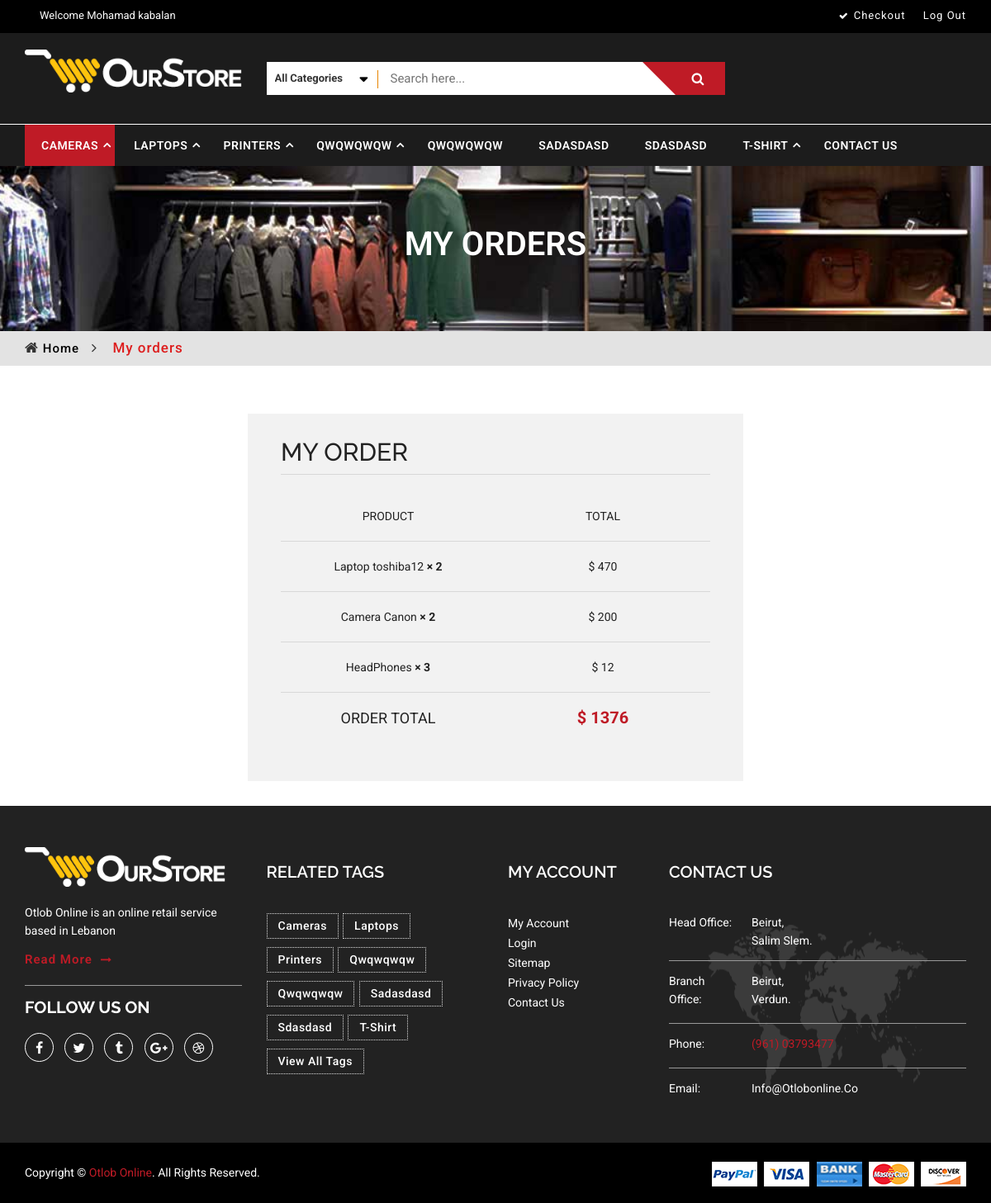
/beta/myorders.php (signed in), run on the app's committed database.
### tables this page shows
CREATE TABLE `categories` (
  `id` int(11) NOT NULL,
  `name` text NOT NULL,
  `image` text NOT NULL
);

CREATE TABLE `order_item` (
  `orderItemID` int(11) NOT NULL,
  `order_ID` int(11) NOT NULL,
  `item_ID` int(11) NOT NULL,
  `quantity` int(11) NOT NULL,
  `color` text NOT NULL,
  `size` text NOT NULL
);

CREATE TABLE `items` (
  `id` int(11) NOT NULL,
  `name` text NOT NULL,
  `price` double NOT NULL,
  `discount` int(11) NOT NULL,
  `text` text NOT NULL,
  `OutOfStock` int(11) NOT NULL,
  `category_ID` int(11) NOT NULL,
  `subCategory_ID` int(11) NOT NULL,
  `NewArrival` int(11) NOT NULL,
  `NewArrivalStopDate` date NOT NULL,
  `discountStopDate` date NOT NULL,
  `brandID` int(11) NOT NULL
);

### beta/myorders.php (the view, shortened to what this page needs)
<!doctype html>
<html class="no-js" lang="en">
    <head>
		<link rel="stylesheet" href="style.css">
    </head>
    <body>
        <?php include("header.php"); ?>
            <div class="single-banner-top">
                <div class="container">
                    <div class="row">
                        <div class="col-lg-12 col-md-12 col-sm-12 col-xs-12 text-center">
                            <div class="single-ban-top-content">
                                <p>My Orders</p>
                            </div>
                        </div>
                    </div>
                </div>
            </div>
            <div class="signle-heading">
                <div class="container">
                    <div class="row">
                        <div class="col-lg-12">
                            <div class="shop-head-menu">
                                <ul>
                                    <li><i class="fa fa-home"></i><a class="shop-home" href="index.php"><span>Home</span></a><span><i class="fa fa-angle-right"></i></span></li>
                                    <li class="shop-pro">My orders</li>
                                </ul>
                            </div>
                        </div>
                    </div>
                </div>
            </div>
            <div class="checkout-area">
                <div class="container-fluid">
                    <div class="row" style="">
                        <form action="#">
                            <div style="max-width: 600px;margin: 0 auto;">
                                <div class="your-order">
                                    <h3>My order</h3>
                                    <div class="your-order-table table-responsive">
                                        <table>
                                            <thead>
                                                <tr>
                                                    <th class="product-name">Product</th>
                                                    <th class="product-total">Total</th>
                                                </tr>
                                            </thead>
                                            <tbody>
                                            <?php if(!empty($_SESSION['userName'])){
                                            $clientID=$_SESSION['userID'];
                                            $stmt = $con->prepare("SELECT * FROM orders WHERE ClientID = ? AND Status ='Pending'");
                                            $stmt->bind_param("i",$clientID);
                                            $stmt->execute();
                                            $result = $stmt->get_result();
                                            $row = $result->fetch_array();
                                            $orderID=$row['ID'];
                                            $result = $con->query("SELECT items.id,items.name,items.price,items.discount,items.discountStopDate,order_item.quantity,order_item.color,itemimages.link FROM `order_item`
inner join items on order_item.item_ID=items.id
inner join itemimages on items.id=itemimages.itemID
WHERE `order_ID`='$orderID' and itemimages.main=1");
                                            $currentDate=date("Y-m-d");
                                                $subTotal=0;
                                                while( $row = $result->fetch_array()){
                                                    list($itemsID,$name,$price,$discount,$discountStopDate,$quantity,$color,$link)=$row;
                                                    if($currentDate > $discountStopDate){
                                                        $discount=0;
                                                    }
                                                    $finalItemPrice=$price - ($price * $discount/100);
                                                    $subTotal+=$finalItemPrice *$quantity;
                                                    ?>
                                                    <tr class="cart_item">
                                                        <td class="product-name">
                                                            <?=$name;?> <strong class="product-quantity"> × <?=$quantity;?></strong>
                                                        </td>
                                                        <td class="product-total">
                                                            <span class="amount">$ <?=$finalItemPrice;?></span>
                                                        </td>
                                                    </tr>
                                           <?php }
                                            } else{
                                                header("Location:index.php");
                                            }
                                            ?>
                                            </tbody>
                                            <tfoot>
                                                <tr class="order-total">
                                                    <th>Order Total</th>
                                                    <td><strong><span class="amount">$ <?=$subTotal;?></span></strong>
                                                    </td>
                                                </tr>
                                            </tfoot>
                                        </table>
                                    </div>
                                </div>
                            </div>
                        </form>
                    </div>
                </div>
            </div>
            <?php include("footer.php"); ?>
    </body>
</html>

### beta/header.php (shortened to what this page needs)
<?php
include("admin/config.php"); ?>
<header>
    <div class="header-top-wrap">
        <div class="container">
            <div class="row">
                <div class="col-lg-6 col-md-6 col-sm-6 col-xs-12">
                    <div class="header-top-left">
                        <div class="welcome-mg hidden-xs"><span><?php if(!empty($_SESSION['userName'])){ echo "Welcome ".  $_SESSION['userName']; } ?> </span></div>
                    </div>
                </div>
                <div class="col-lg-6 col-md-6 col-sm-6 col-xs-12">
                    <div class="header-top-right">
                        <div class="top-link-wrap">
                            <div class="single-link">
                                <div class="check"><a href="myorders.php"><span class="">Checkout</span></a></div>
                         <?php if(!empty($_SESSION['userName'])){ ?>       <div class="logout"><a href="logout.php"><span class="">Log Out</span></a></div><?php }else{ ?> <div class="login"><a href="login.php"><span class="">Log In</span></a></div>  <?php } ?>
                            </div>
                        </div>
                    </div>
                </div>
            </div>
        </div>
    </div>
    <div class="header-mid-wrap">
        <div class="container">
            <div class="header-mid-content">
                <div class="row">
                    <div class="col-lg-3 col-md-3 col-sm-3 col-xs-12">
                        <div class="header-logo">
                            <a href="index.php"><img src="images/logo/1.png" alt="OurStore"></a>
                        </div>
                    </div>
                    <div class="col-lg-6 col-md-6 col-sm-6 col-xs-12">
                        <div id="search-category-wrap">
                            <form class="header-search-box" id="formHeader" action="#" method="post">
                                <div class="search-cat">
                                    <select id="category" class="category-items" name="category">
                                        <option value="0">All Categories</option>
                                        <?php
                                        $result = $con->query("SELECT * FROM `categories` order by name asc");
                                        while($row = $result->fetch_array()) {
                                            $catID = $row['id'];
                                            $catName = $row['name'];
                                        ?>
                                            <?php
                                        }
                                        ?>
                                    </select>
                                </div>
                                <input type="search" placeholder="Search here..." id="text-search" name="search">
                                <button id="btn-search-category" type="submit">
                                    <i class="fa fa-search"></i>
                                </button>
                            </form>
                        </div>
                    </div>
                    <div class="col-lg-3 col-md-3 col-sm-3 col-xs-12 headerOrderDiv" >
                    </div>
                </div>
            </div>
        </div>
    </div>
    <div class="mainmenu-area hidden-sm hidden-xs">
        <div id="sticker">
            <div class="container">
                <div class="row">
                    <div class="col-lg-12 col-md-12 hidden-sm hidden-xs">
                        <div class="mainmenu">
                            <nav>
                                <ul id="nav">
<?php
$result = $con->query("SELECT * FROM categories order by name asc");
while($row = $result->fetch_array()){
    list($catID,$catName,$catImage)=$row;
    $result1 = $con->query("SELECT * FROM subcategories WHERE  category_ID='$catID' order by name asc");
    $count1=$result1->num_rows;
?>
                                    <li <?php if($count1 > 0){ ?>class="angle-down"<?php } ?> ><a data-catid="<?=$catID;?>" data-subcatid="0" class="handCursor getItems"><?=$catName;?></a>
                                    </li>
<?php }?>
                                    <li><a href="contact-us.php">Contact Us</a></li>
                                </ul>
                            </nav>
                        </div>
                    </div>
                </div>
            </div>
        </div>
    </div>
</header>

### beta/footer.php
<footer class="footer-area">
    <div class="footer-top-area">
        <div class="container">
            <div class="row">
                <div class="col-lg-3 col-md-3 col-sm-5 col-xs-12">
                    <div class="footer-logo">
                        <a href="index.html"><img src="images/logo/1.png" alt="Logo Demo"></a>
                    </div>
                    <div class="footer-top-content">
                        <p class="des">Otlob Online  is an online retail service based in Lebanon </p>
                        <div class="footer-read-more">
                            <a href="#">read more</a>
                            <span><i class="fa fa-long-arrow-right"></i></span>
                        </div>
                    </div>
                    <div class="social-icon">
                        <h4>FOLLOW US ON</h4>
                        <a class="faceb" href="https://www.facebook.com/otlobb/" title="Facebook"><i class="fa fa-facebook"></i></a>
                        <a class="twitt" href="#" title="Twitter" ><i class="fa fa-twitter"></i></a>
                        <a class="tumb" href="#" title="Tumblr"><i class="fa fa-tumblr"></i></a>
                        <a class="google" href="#" title="Google-plus"><i class="fa fa-google-plus"></i></a>
                        <a class="dribb" href="#" title="Dribbble"><i class="fa fa-dribbble"></i></a>
                    </div>
                </div>
                <div class="tag-area">
                    <div class="col-lg-3 col-md-3 col-sm-4 col-xs-12">
                        <h3 class="wedget-title">Related Tags</h3>
                        <div class="footer-top-content">
                            <ul>
<?php
$result = $con->query("SELECT * FROM categories order by name asc");
while($row = $result->fetch_array()){
    list($catID,$catName,$catImage)=$row;
    ?>
                                <li><a data-catid="<?=$catID;?>" data-subcatid="0" class="handCursor getItems"><?=$catName;?></a></li>
                                <?php } ?>
                            </ul>
                            <div class="view-all-tag">
                                <ul>
                                    <li><a href="#">View All Tags</a></li>
                                </ul>
                            </div>
                        </div>
                    </div>
                </div>
                <div class="footer-account-area footer-none">
                    <div class="col-lg-2 col-md-2 col-sm-3 col-xs-12">
                        <h3 class="wedget-title">My account</h3>
                        <div class="footer-top-content">
                            <ul>
                                <li><a href="my-account.php">My Account</a></li>
                                <li><a href="login.php">Login</a></li>
                                <li><a href="#">Sitemap</a></li>
                                <li><a href="#">Privacy Policy</a></li>
                                <li><a href="contact-us.php">Contact Us</a></li>
                            </ul>
                        </div>
                    </div>
                </div>
                <div class="footer-contact-info">
                    <div class="col-lg-4 col-md-4 col-sm-6 col-xs-12">
                        <h3 class="wedget-title">Contact Us</h3>
                        <div class="footer-contact">
                            <p class="adress"><label>Head Office:</label><span class="ft-content">Beirut,<br> Salim Slem.</span></p>
                            <p class="adress"><label>Branch Office:</label><span class="ft-content">Beirut,<br> Verdun.</span></p>
                            <p class="phone"><label>phone:</label><span class="ft-content phone-num"><span class="phone1">(961) 03793477</span><span class="phone2"></span></span></p>
                            <p class="web"><label>email:</label><span class="ft-content web-site"><a href="mailto:info@otlobonline.co">info@otlobonline.co</a></span></p>
                        </div>
                    </div>
                </div>
            </div>
        </div>
    </div>
    <div class="footer-bottom-area">
        <div class="container">
            <div class="row">
                <div class="col-lg-6 col-md-6 col-sm-6 col-xs-12">
                    <div class="copy-right">
                        <span> Copyright &copy; <a href="http://otlobonline.co.com/">Otlob Online</a>. All Rights Reserved.</span>
                    </div>
                </div>
                <div class="col-lg-6 col-md-6 col-sm-6 col-xs-12">
                    <div class="payment-area">
                        <ul>
                            <li><a title="Paypal" href="#"><img src="images/payment/1.png" alt="Paypal"></a></li>
                            <li><a title="Visa" href="#"><img src="images/payment/2.png" alt="Visa"></a></li>
                            <li><a title="Bank" href="#"><img src="images/payment/3.png" alt="Bank"></a></li>
                            <li class="hidden-xs"><a title="Mastercard" href="#"><img src="images/payment/4.png" alt="Mastercard"></a></li>
                            <li><a title="Discover" href="#"><img src="images/payment/5.png" alt="Discover"></a></li>
                        </ul>
                    </div>
                </div>
            </div>
        </div>
    </div>
</footer>

### data on the page
categories: name "CAMERAS", name "Cameras"
categories: name "LAPTOPS", name "Laptops"
categories: name "PRINTERS", name "Printers"
categories: name "QWQWQWQW", name "Qwqwqwqw"
categories: name "QWQWQWQW", name "Qwqwqwqw"
categories: name "SADASDASD", name "Sadasdasd"
categories: name "SDASDASD", name "Sdasdasd"
categories: name "T-SHIRT", name "T-Shirt"
order_item: item_ID.name "Laptop toshiba12", quantity "2", item_ID.price "470"
order_item: item_ID.name "Camera Canon", quantity "2", item_ID.price "200"
order_item: item_ID.name "HeadPhones", quantity "3", item_ID.price "12"

### other printed values
$_SESSION['userName'] "Mohamad kabalan"
$subTotal "1376"
